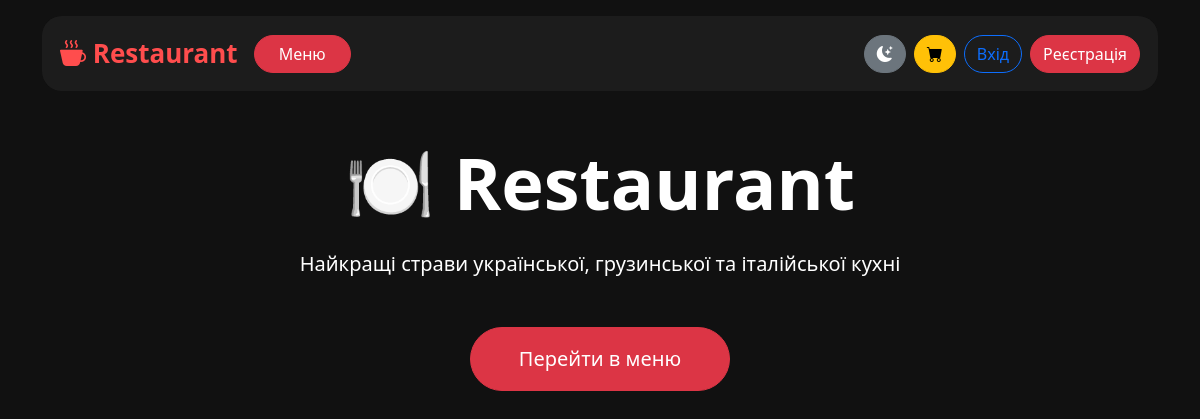
The page /auth/home/ on the database as committed earlier.
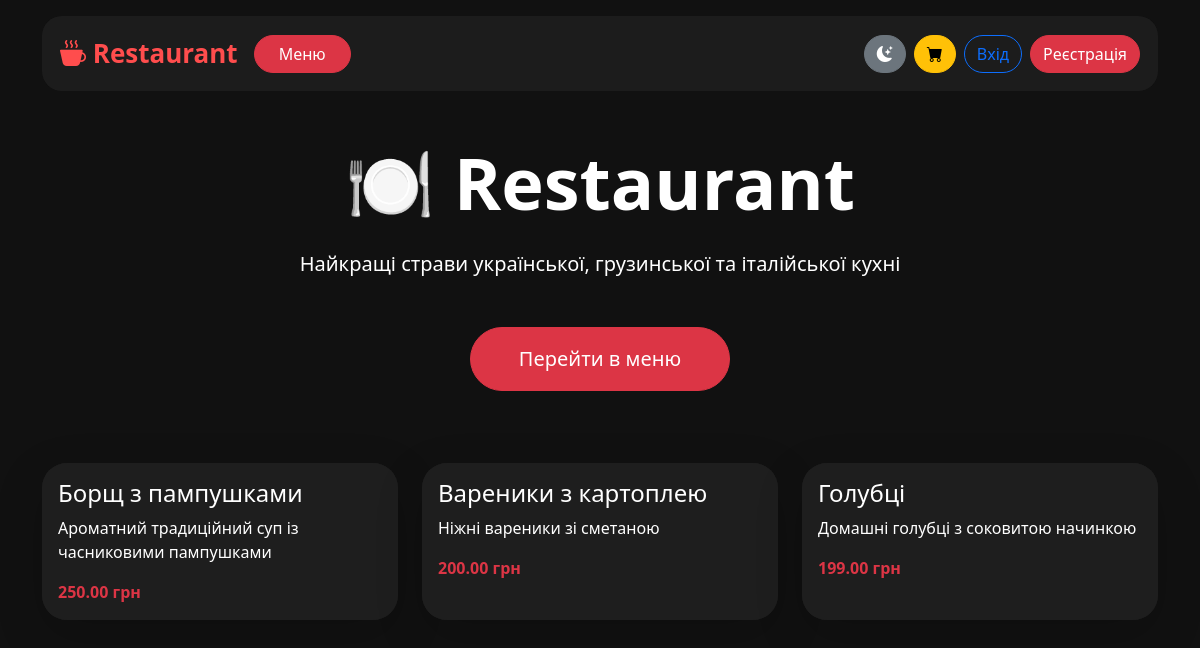
The same page on the database as committed later.
### restaurant/models.py (models this page shows, shortened)
class Dish(models.Model):
    name = models.CharField(max_length=100)
    description = models.TextField()
    price = models.DecimalField(max_digits=6, decimal_places=2)
    category = models.ForeignKey(Category, on_delete=models.CASCADE, related_name='dishes')
    likes = models.ManyToManyField(settings.AUTH_USER_MODEL, blank=True, related_name='liked_dishes')
    image = models.ImageField(upload_to='dishes/', null=True, blank=True)
    ingredients = models.ManyToManyField(Ingredient, blank=True)

### auth_system/views.py (the view)
# urls.py: path('home/', home, name='home'),
def home(request):
    dishes = Dish.objects.all()[:3]
    return render(request, "home.html", {
        'dishes': dishes
    })

### templates/home.html (shortened to what this page needs)
{% extends "base.html" %}
{% block content %}
<div class="text-center mt-5">
    <h1 class="display-2 fw-bold mb-4">
        🍽 Restaurant
    </h1>
    <p class="lead mb-5">
        Найкращі страви української, грузинської та італійської кухні
    </p>
    <a href="{% url 'menu' %}"
       class="btn btn-danger btn-lg rounded-pill px-5 py-3">
        Перейти в меню
    </a>
</div>
<div class="row mt-5 g-4">
    {% for dish in dishes %}
        <div class="col-md-4">
            <div class="card border-0 shadow-lg overflow-hidden menu-card h-100">
                <div class="card-body">
                    <h4>{{ dish.name }}</h4>
                    <p>{{ dish.description }}</p>
                    <strong class="text-danger">
                        {{ dish.price }} грн
                    </strong>
                </div>
            </div>
        </div>
    {% endfor %}
</div>
{% endblock %}

Rows that differ between the two databases and show on the page:
added Dish: name "Борщ з пампушками", description "Ароматний традиційний суп із часниковими пампушками", price "250.00"
added Dish: name "Вареники з картоплею", description "Ніжні вареники зі сметаною", price "200.00"
added Dish: name "Голубці", description "Домашні голубці з соковитою начинкою", price "199.00"
